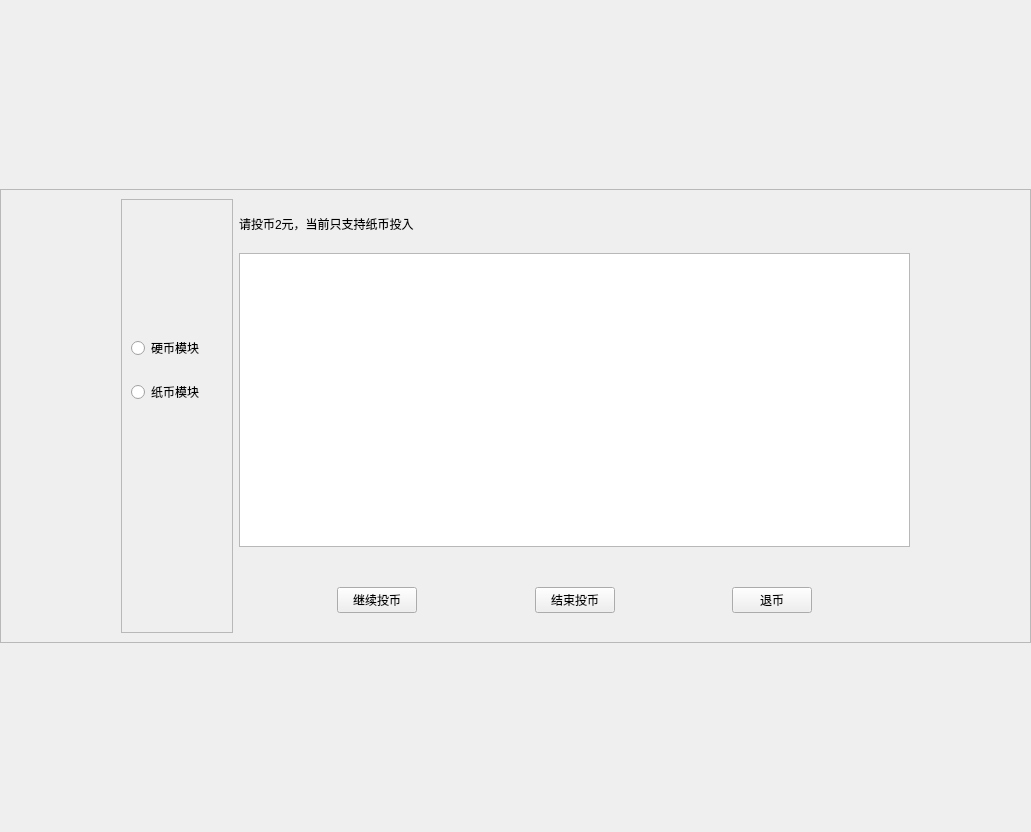
<?xml version="1.0" encoding="UTF-8"?>
<ui version="4.0">
 <class>CompensationFareWidget</class>
 <widget class="QWidget" name="CompensationFareWidget">
  <property name="geometry">
   <rect>
    <x>0</x>
    <y>0</y>
    <width>1031</width>
    <height>832</height>
   </rect>
  </property>
  <property name="windowTitle">
   <string>Form</string>
  </property>
  <layout class="QHBoxLayout" name="horizontalLayout_3">
   <property name="spacing">
    <number>0</number>
   </property>
   <property name="leftMargin">
    <number>0</number>
   </property>
   <property name="topMargin">
    <number>0</number>
   </property>
   <property name="rightMargin">
    <number>0</number>
   </property>
   <property name="bottomMargin">
    <number>0</number>
   </property>
   <item>
    <widget class="QWidget" name="readerBg" native="true">
     <layout class="QVBoxLayout" name="verticalLayout">
      <property name="leftMargin">
       <number>0</number>
      </property>
      <property name="rightMargin">
       <number>0</number>
      </property>
      <item>
       <spacer name="verticalSpacer">
        <property name="orientation">
         <enum>Qt::Vertical</enum>
        </property>
        <property name="sizeType">
         <enum>QSizePolicy::Fixed</enum>
        </property>
        <property name="sizeHint" stdset="0">
         <size>
          <width>20</width>
          <height>180</height>
         </size>
        </property>
       </spacer>
      </item>
      <item>
       <widget class="QFrame" name="wFrame">
        <property name="frameShape">
         <enum>QFrame::StyledPanel</enum>
        </property>
        <property name="frameShadow">
         <enum>QFrame::Raised</enum>
        </property>
        <layout class="QHBoxLayout" name="horizontalLayout_2" stretch="1,6">
         <property name="leftMargin">
          <number>120</number>
         </property>
         <property name="rightMargin">
          <number>120</number>
         </property>
         <item>
          <widget class="QFrame" name="frame_2">
           <property name="frameShape">
            <enum>QFrame::StyledPanel</enum>
           </property>
           <property name="frameShadow">
            <enum>QFrame::Raised</enum>
           </property>
           <layout class="QVBoxLayout" name="verticalLayout_3" stretch="1,0,0,1">
            <property name="spacing">
             <number>20</number>
            </property>
            <property name="topMargin">
             <number>16</number>
            </property>
            <item>
             <spacer name="verticalSpacer_7">
              <property name="orientation">
               <enum>Qt::Vertical</enum>
              </property>
              <property name="sizeType">
               <enum>QSizePolicy::Fixed</enum>
              </property>
              <property name="sizeHint" stdset="0">
               <size>
                <width>20</width>
                <height>120</height>
               </size>
              </property>
             </spacer>
            </item>
            <item>
             <widget class="QRadioButton" name="brcRadioBtn">
              <property name="text">
               <string>硬币模块</string>
              </property>
             </widget>
            </item>
            <item>
             <widget class="QRadioButton" name="bimRadioBtn">
              <property name="text">
               <string>纸币模块</string>
              </property>
             </widget>
            </item>
            <item>
             <spacer name="verticalSpacer_6">
              <property name="orientation">
               <enum>Qt::Vertical</enum>
              </property>
              <property name="sizeHint" stdset="0">
               <size>
                <width>20</width>
                <height>57</height>
               </size>
              </property>
             </spacer>
            </item>
           </layout>
          </widget>
         </item>
         <item>
          <layout class="QVBoxLayout" name="verticalLayout_2">
           <property name="spacing">
            <number>20</number>
           </property>
           <item>
            <spacer name="verticalSpacer_4">
             <property name="orientation">
              <enum>Qt::Vertical</enum>
             </property>
             <property name="sizeType">
              <enum>QSizePolicy::Fixed</enum>
             </property>
             <property name="sizeHint" stdset="0">
              <size>
               <width>20</width>
               <height>16</height>
              </size>
             </property>
            </spacer>
           </item>
           <item>
            <widget class="QLabel" name="infoLabel">
             <property name="text">
              <string>请投币2元，当前只支持纸币投入</string>
             </property>
             <property name="alignment">
              <set>Qt::AlignLeading|Qt::AlignLeft|Qt::AlignVCenter</set>
             </property>
            </widget>
           </item>
           <item>
            <widget class="QListWidget" name="listWidget"/>
           </item>
           <item>
            <spacer name="verticalSpacer_3">
             <property name="orientation">
              <enum>Qt::Vertical</enum>
             </property>
             <property name="sizeType">
              <enum>QSizePolicy::Fixed</enum>
             </property>
             <property name="sizeHint" stdset="0">
              <size>
               <width>20</width>
               <height>20</height>
              </size>
             </property>
            </spacer>
           </item>
           <item>
            <layout class="QHBoxLayout" name="horizontalLayout">
             <item>
              <spacer name="horizontalSpacer_2">
               <property name="orientation">
                <enum>Qt::Horizontal</enum>
               </property>
               <property name="sizeHint" stdset="0">
                <size>
                 <width>40</width>
                 <height>20</height>
                </size>
               </property>
              </spacer>
             </item>
             <item>
              <widget class="QPushButton" name="continueBtn">
               <property name="text">
                <string>继续投币</string>
               </property>
              </widget>
             </item>
             <item>
              <spacer name="horizontalSpacer">
               <property name="orientation">
                <enum>Qt::Horizontal</enum>
               </property>
               <property name="sizeHint" stdset="0">
                <size>
                 <width>40</width>
                 <height>20</height>
                </size>
               </property>
              </spacer>
             </item>
             <item>
              <widget class="QPushButton" name="endBtn">
               <property name="text">
                <string>结束投币</string>
               </property>
              </widget>
             </item>
             <item>
              <spacer name="horizontalSpacer_4">
               <property name="orientation">
                <enum>Qt::Horizontal</enum>
               </property>
               <property name="sizeHint" stdset="0">
                <size>
                 <width>40</width>
                 <height>20</height>
                </size>
               </property>
              </spacer>
             </item>
             <item>
              <widget class="QPushButton" name="returnCashBtn">
               <property name="text">
                <string>退币</string>
               </property>
              </widget>
             </item>
             <item>
              <spacer name="horizontalSpacer_3">
               <property name="orientation">
                <enum>Qt::Horizontal</enum>
               </property>
               <property name="sizeHint" stdset="0">
                <size>
                 <width>40</width>
                 <height>20</height>
                </size>
               </property>
              </spacer>
             </item>
            </layout>
           </item>
           <item>
            <spacer name="verticalSpacer_5">
             <property name="orientation">
              <enum>Qt::Vertical</enum>
             </property>
             <property name="sizeType">
              <enum>QSizePolicy::Fixed</enum>
             </property>
             <property name="sizeHint" stdset="0">
              <size>
               <width>20</width>
               <height>20</height>
              </size>
             </property>
            </spacer>
           </item>
          </layout>
         </item>
        </layout>
       </widget>
      </item>
      <item>
       <spacer name="verticalSpacer_2">
        <property name="orientation">
         <enum>Qt::Vertical</enum>
        </property>
        <property name="sizeType">
         <enum>QSizePolicy::Fixed</enum>
        </property>
        <property name="sizeHint" stdset="0">
         <size>
          <width>20</width>
          <height>180</height>
         </size>
        </property>
       </spacer>
      </item>
     </layout>
    </widget>
   </item>
  </layout>
 </widget>
 <resources/>
 <connections/>
</ui>
